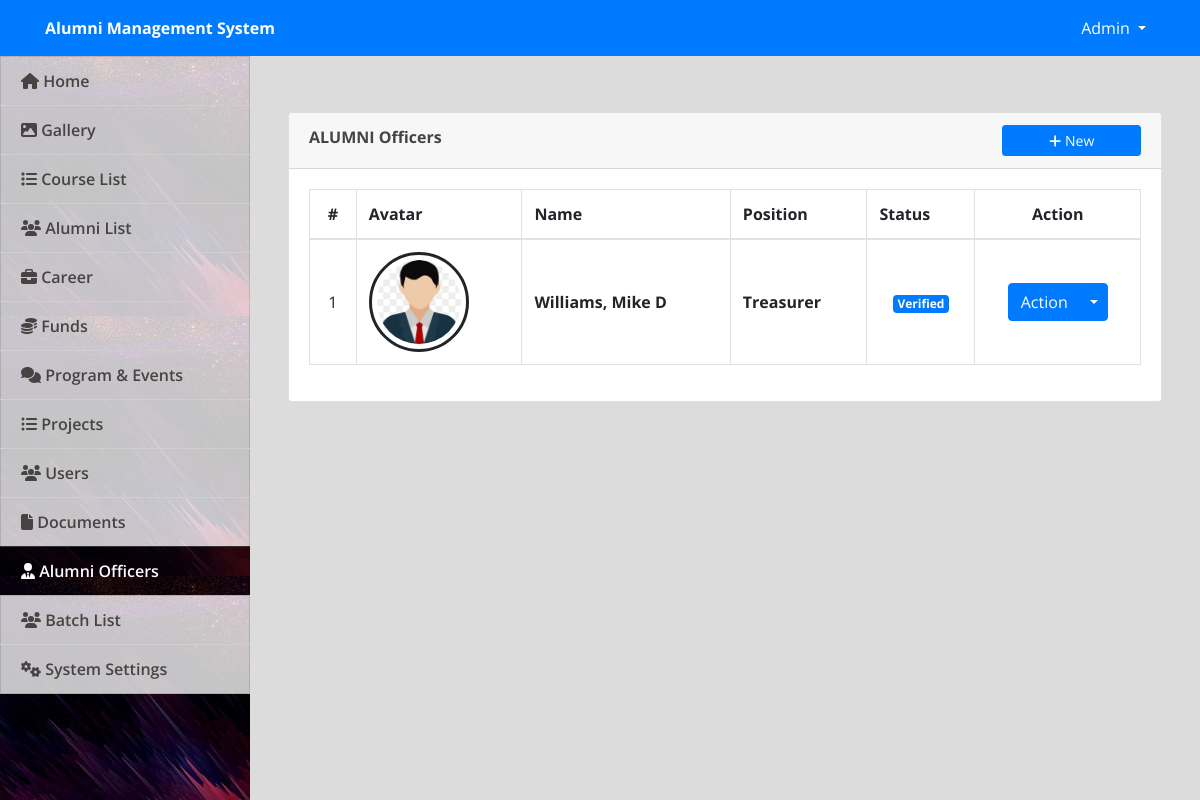
The page /admin/index.php?page=alumni_officers (signed in) on the database as committed earlier.
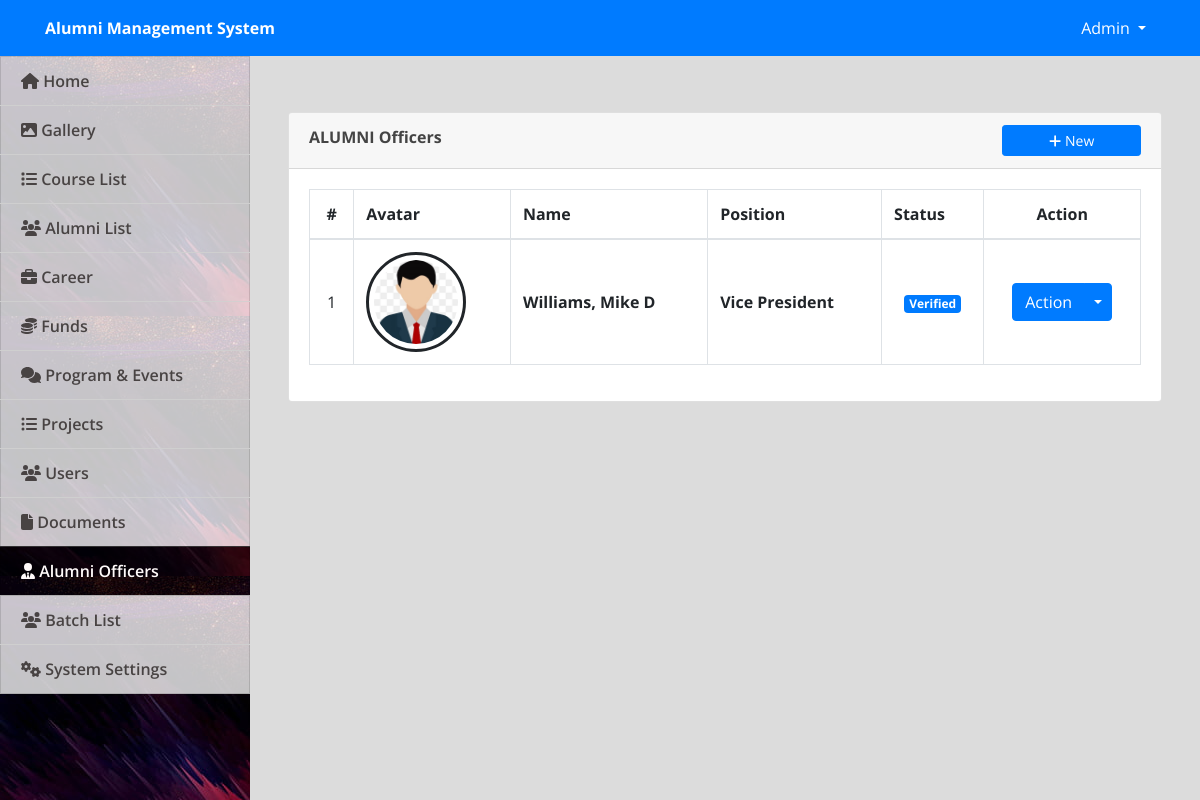
The same page on the database as committed later.
### tables this page shows
CREATE TABLE `officers` (
  `id` int(10) NOT NULL,
  `alumnus_bio_id` int(10) NOT NULL,
  `position` varchar(200) NOT NULL
);

CREATE TABLE `alumnus_bio` (
  `id` int(30) NOT NULL,
  `firstname` varchar(200) NOT NULL,
  `middlename` varchar(200) NOT NULL,
  `lastname` varchar(200) NOT NULL,
  `gender` varchar(10) NOT NULL,
  `batch` year(4) NOT NULL,
  `course_id` int(30) NOT NULL,
  `email` varchar(250) NOT NULL,
  `connected_to` text NOT NULL,
  `avatar` text NOT NULL,
  `status` tinyint(1) NOT NULL DEFAULT 0 COMMENT '0= Unverified, 1= Verified',
  `date_created` date NOT NULL DEFAULT current_timestamp()
);

### admin/alumni_officers.php (the view, shortened to what this page needs)
<?php include('db_connect.php'); ?>
<div class="container-fluid">
	<div class="col-lg-12">
		<div class="row">
			<div class="col-md-12">
				<div class="card">
					<div class="card-header">
						<b>ALUMNI Officers</b>
						<span class="">
							<button class="btn btn-primary btn-block btn-sm col-sm-2 float-right" type="button" id="new_officer">
								<i class="fa fa-plus"></i> New
							</button>
						</span>
					</div>
					<div class="card-body">
						<table class="table table-condensed table-bordered table-hover">
							<thead>
								<tr>
									<th class="text-center">#</th>
									<th class="">Avatar</th>
									<th class="">Name</th>
									<th class="">Position</th>
									<th class="">Status</th>
									<th class="text-center">Action</th>
								</tr>
							</thead>
							<tbody>
								<?php
								$i = 1;
								$alumni = $conn->query("SELECT o.position,o.id as officer_id, a.* ,Concat(a.lastname,', ',a.firstname,' ',a.middlename) as name from officers o inner join alumnus_bio a on o.alumnus_bio_id = a.id order by Concat(a.lastname,', ',a.firstname,' ',a.middlename) asc");
								while ($row = $alumni->fetch_assoc()) :
								?>
									<tr>
										<td class="text-center"><?php echo $i++ ?></td>
										<td class="text-center">
											<div class="avatar">
												<img src="assets/uploads/<?php echo $row['avatar'] ?>" class="" alt="">
											</div>
										</td>
										<td class="">
											<p> <b><?php echo ucwords($row['name']) ?></b></p>
										</td>
										<td class="">
											<p> <b><?php echo $row['position'] ?></b></p>
										</td>
										<td class="text-center">
											<?php if ($row['status'] == 1) : ?>
												<span class="badge badge-primary">Verified</span>
											<?php else : ?>
												<span class="badge badge-secondary">Not Verified</span>
											<?php endif; ?>
										</td>
										<td class="text-center">
											<center>
												<div class="btn-group">
													<button type="button" class="btn btn-primary">Action</button>
													<button type="button" class="btn btn-primary dropdown-toggle dropdown-toggle-split" data-toggle="dropdown" aria-haspopup="true" aria-expanded="false">
													</button>
												</div>
											</center>
										</td>
									</tr>
								<?php endwhile; ?>
							</tbody>
						</table>
					</div>
				</div>
			</div>
		</div>
	</div>
</div>

### admin/index.php (shortened to what this page needs)
<!DOCTYPE html>
<html lang="en">
<head>
  <?php
  include('./header.php');
  ?>
</head>
<body>
  <?php include 'topbar.php' ?>
  <?php include 'navbar.php' ?>
  <main id="view-panel">
    <?php $page = isset($_GET['page']) ? $_GET['page'] : 'home'; ?>
    <?php include $page . '.php' ?>
  </main>
</body>
</html>

### admin/header.php (shortened to what this page needs)
<link rel="stylesheet" href="assets/font-awesome/css/all.min.css">
<link href="assets/vendor/bootstrap/css/bootstrap.min.css" rel="stylesheet">
<link href="assets/vendor/icofont/icofont.min.css" rel="stylesheet">
<link href="assets/vendor/boxicons/css/boxicons.min.css" rel="stylesheet">
<link href="assets/vendor/venobox/venobox.css" rel="stylesheet">
<link href="assets/vendor/animate.css/animate.min.css" rel="stylesheet">
<link href="assets/vendor/remixicon/remixicon.css" rel="stylesheet">
<link href="assets/vendor/owl.carousel/assets/owl.carousel.min.css" rel="stylesheet">
<link href="assets/vendor/bootstrap-datepicker/css/bootstrap-datepicker.min.css" rel="stylesheet">
<link href="assets/vendor/DataTables/datatables.min.css" rel="stylesheet">
<link href="assets/css/jquery.datetimepicker.min.css" rel="stylesheet">
<link href="assets/css/select2.min.css" rel="stylesheet">
<link href="assets/css/style.css" rel="stylesheet">
<link type="text/css" rel="stylesheet" href="assets/css/jquery-te-1.4.0.css">

### admin/topbar.php (shortened to what this page needs)
<nav class="navbar navbar-light fixed-top bg-primary" style="padding:0;min-height: 3.5rem">
  <div class="container-fluid mt-2 mb-2">
  	<div class="col-lg-12">
      <div class="col-md-4 float-left text-white">
        <large><b><?php echo isset($_SESSION['system']['name']) ? $_SESSION['system']['name'] : '' ?></b></large>
      </div>
	  	<div class="float-right">
        <div class=" dropdown mr-4">
            <a href="#" class="text-white dropdown-toggle"  id="account_settings" data-toggle="dropdown" aria-haspopup="true" aria-expanded="false"><?php echo $_SESSION['login_name'] ?> </a>
        </div>
      </div>
  </div>
</nav>

### admin/navbar.php (shortened to what this page needs)
<nav id="sidebar" class='mx-lt-5 bg-dark'>
	<div class="sidebar-list">
		<a href="index.php?page=home" class="nav-item nav-home"><span class='icon-field'><i class="fa fa-home"></i></span> Home</a>
		<a href="index.php?page=gallery" class="nav-item nav-gallery"><span class='icon-field'><i class="fa fa-image"></i></span> Gallery </a>
		<a href="index.php?page=courses" class="nav-item nav-courses"><span class='icon-field'><i class="fa fa-list"></i></span> Course List</a>
		<a href="index.php?page=alumni" class="nav-item nav-alumni"><span class='icon-field'><i class="fa fa-users"></i></span> Alumni List</a>
		<a href="index.php?page=jobs" class="nav-item nav-jobs"><span class='icon-field'><i class="fa fa-briefcase"></i></span> Career</a>
		<a href="index.php?page=funds" class="nav-item nav-funds"><span class='icon-field'><i class="fa fa-coins"></i></span> Funds </a>
		<a href="index.php?page=forums" class="nav-item nav-forums"><span class='icon-field'><i class="fa fa-comments"></i></span> Program & Events </a>
		<?php if ($_SESSION['login_type'] == 1) : ?>
			<a href="index.php?page=projects" class="nav-item nav-projects"><span class='icon-field'><i class="fa fa-list-ul"></i></span> Projects</a>
			<a href="index.php?page=users" class="nav-item nav-users"><span class='icon-field'><i class="fa fa-users"></i></span> Users</a>
			<a href="index.php?page=documents" class="nav-item nav-documents"><span class='icon-field'><i class="fa fa-file"></i></span> Documents</a>
			<a href="index.php?page=alumni_officers" class="nav-item nav-alumni_officers"><span class='icon-field'><i class="fa fa-user-tie"></i></span> Alumni Officers</a>
			<a href="index.php?page=batch_list" class="nav-item nav-batch_list"><span class='icon-field'><i class="fa fa-users"></i></span> Batch List </a>
			<a href="index.php?page=site_settings" class="nav-item nav-site_settings"><span class='icon-field'><i class="fa fa-cogs"></i></span> System Settings</a>
		<?php endif; ?>
	</div>
</nav>

### admin/assets/css/style.css (style rules this page uses)
body { font-family: "Open Sans", sans-serif; color: #444444; width: 100%; height: calc(100%); }
a { color: #1977cc; }
nav#sidebar { height: calc(100%); position: fixed; z-index: 99; left: 0; width: 250px; background: url(../uploads/art-cover.jpg); background-repeat: no-repeat; background-size: cover; }
a.nav-item { position: relative; display: block; padding: .75rem 1.25rem; margin-bottom: -1px; border: 1px solid rgba(0,0,0,.125); background-color: #ffffffc4; color: #484343; font-weight: 600; }
a.nav-item:hover, .nav-item.active { background-color: #000000ad; color: #fffafa; }
main#view-panel { margin-left: 250px; width:calc(100% - 250px); margin-top: 3.5rem; padding: .5em }

### admin/index.php (style rules this page uses)
body { background: #80808045; }

### admin/alumni_officers.php (style rules this page uses)
td { vertical-align: middle !important; }
td p { margin: unset }
img { max-width: 100px; max-height: 150px; }
.avatar { display: flex; border-radius: 100%; width: 100px; height: 100px; align-items: center; justify-content: center; border: 3px solid; padding: 5px; }
.avatar img { max-width: calc(100%); max-height: calc(100%); border-radius: 100%; }

Rows that differ between the two databases and show on the page:
removed officers: alumnus_bio.avatar (picture), name "Williams, Mike D", position "Treasurer"
added officers: alumnus_bio.avatar (picture), name "Williams, Mike D", position "Vice President"
